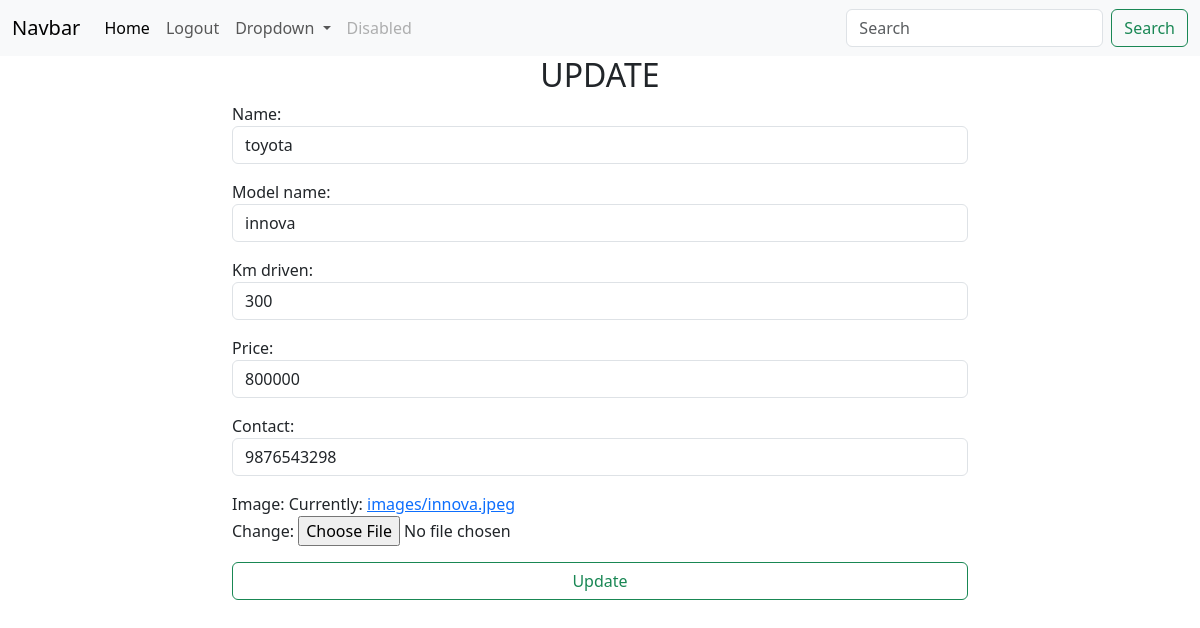
The page /vehicle/7/change on the database its author committed.
### vehicles/models.py (models this page shows, shortened)
class VehicleModels(models.Model):
    name=models.CharField(max_length=200)
    model_name=models.CharField(max_length=200)
    km_driven=models.PositiveIntegerField()
    price=models.PositiveIntegerField()
    contact=models.CharField(max_length=15)
    Image=models.ImageField(upload_to="images",null=True)

### vehicles/views.py (the view, shortened to what this page needs)
# urls.py: path("vehicle/<int:pk>/change",VehicleUpdateView.as_view(),name="vehicle-update"),
class VehicleUpdateView(View):
    def get(self,request,*args,**kwargs):
        id=kwargs.get("pk")
        obj=VehicleModels.objects.get(id=id)
        form=VehicleChangeForm(instance=obj)
        return render(request,"edit.html",{"form":form})

### vehicles/forms.py
class VehicleChangeForm(forms.ModelForm):
    class Meta:
        model=VehicleModels
        fields="__all__"
        widgets={
            "name":forms.TextInput(attrs={"class":"form-control"}),
            "model_name":forms.TextInput(attrs={"class":"form-control"}),
            "km_driven":forms.NumberInput(attrs={"class":"form-control"}),
            "price":forms.NumberInput(attrs={"class":"form-control"}),
            "contact":forms.TextInput(attrs={"class":"form-control"})
        }

### vehicles/templates/edit.html (shortened to what this page needs)
{% extends "base.html" %}
{% block body_block%}
    <form action="" method="post" enctype="multipart/form-data">
        <div class="container">
            <div class="row">
                <div class="col-2"></div>
                <div class="col-8">
                    <h2 class="text-center">UPDATE</h2>
                    {{form.as_p}}
                    <button type="submit" class="btn btn-outline-success form-control">Update</button>
                </div>
                <div class="col-2"></div>
            </div>
        </div>
    </form>
    {% endblock%}

### rows shown on the page
VehicleModels: name "toyota", model_name "innova", km_driven "300", price "800000", contact "9876543298"
